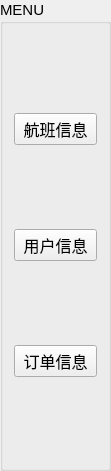
   <widget class="QGroupBox" name="groupBox">
    <property name="geometry">
     <rect>
      <x>10</x>
      <y>120</y>
      <width>111</width>
      <height>471</height>
     </rect>
    </property>
    <property name="font">
     <font>
      <pointsize>11</pointsize>
     </font>
    </property>
    <property name="title">
     <string>MENU</string>
    </property>
    <layout class="QGridLayout" name="gridLayout">
     <item row="2" column="0">
      <widget class="QPushButton" name="order_Btn">
       <property name="font">
        <font>
         <pointsize>12</pointsize>
        </font>
       </property>
       <property name="cursor">
        <cursorShape>PointingHandCursor</cursorShape>
       </property>
       <property name="text">
        <string>订单信息</string>
       </property>
      </widget>
     </item>
     <item row="0" column="0">
      <widget class="QPushButton" name="flight_Btn">
       <property name="font">
        <font>
         <pointsize>12</pointsize>
        </font>
       </property>
       <property name="cursor">
        <cursorShape>PointingHandCursor</cursorShape>
       </property>
       <property name="text">
        <string>航班信息</string>
       </property>
      </widget>
     </item>
     <item row="1" column="0">
      <widget class="QPushButton" name="passenger_Btn">
       <property name="font">
        <font>
         <pointsize>12</pointsize>
        </font>
       </property>
       <property name="cursor">
        <cursorShape>PointingHandCursor</cursorShape>
       </property>
       <property name="text">
        <string>用户信息</string>
       </property>
      </widget>
     </item>
    </layout>
   </widget>
